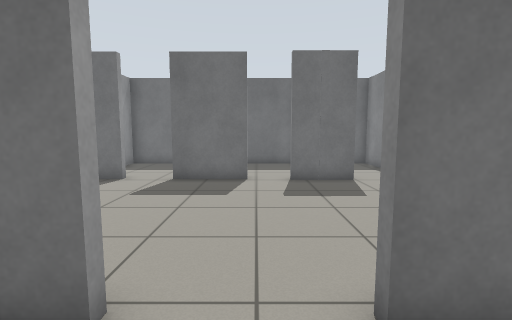
[1] (above)

16 first-person views from a walk through a robot-simulator world made for Gazebo. The camera is 0.98 m above the floor, tilts 6° down and sees 85° across. The floor is counted in squares, 0.5 m on a side. Each view is taken from the middle of a square. On the plan, view 1 faces up. The plan holds only what a view shows up to about 16 squares ahead; the rest is blank. The robots in the file are not drawn.

[2]
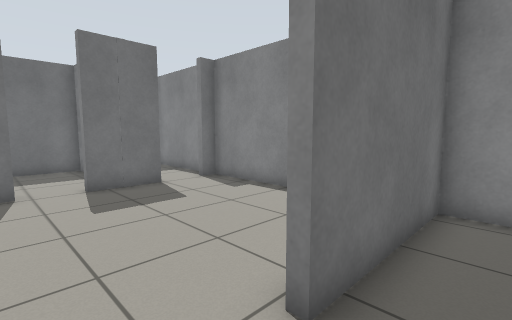

[3]
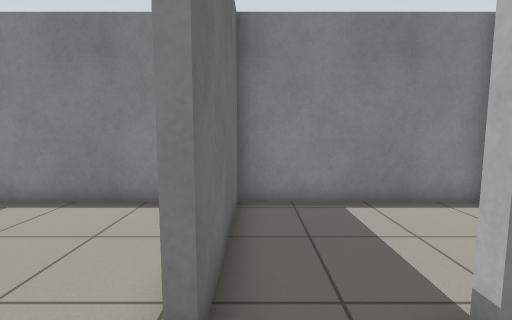

[4]
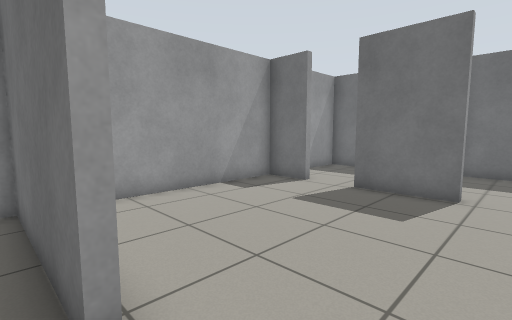

[5]
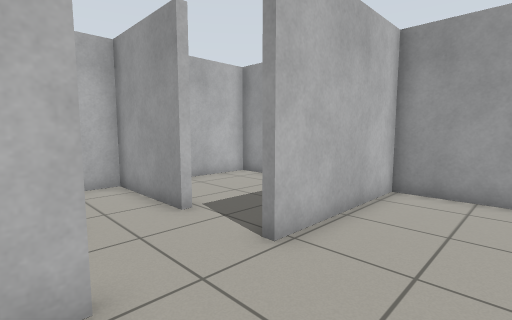

[6]
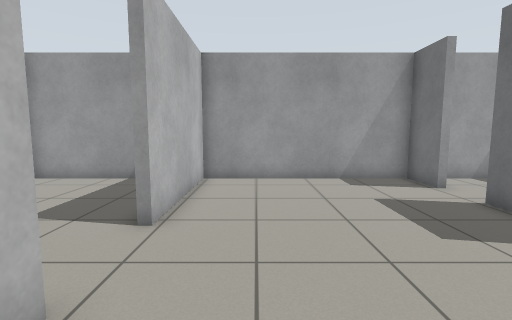

[7]
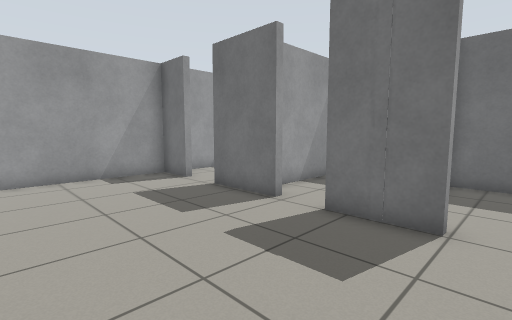

[8]
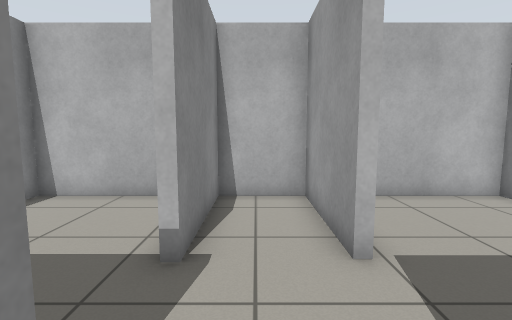

[9]
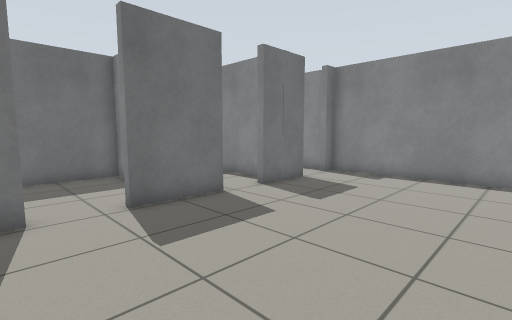

[10]
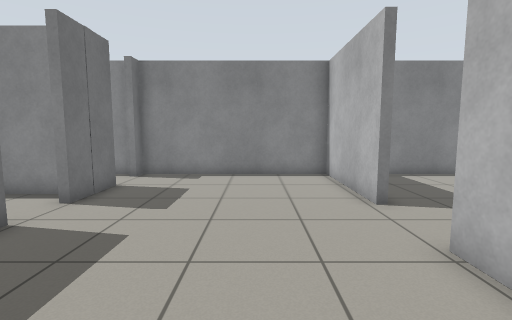

[11]
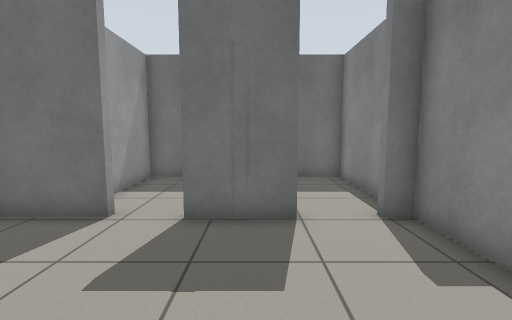

[12]
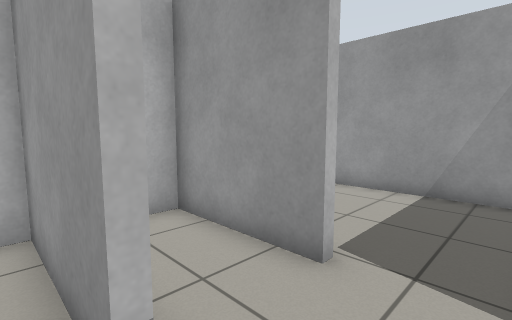

[13]
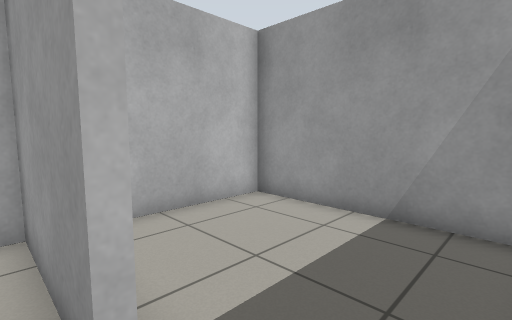

[14]
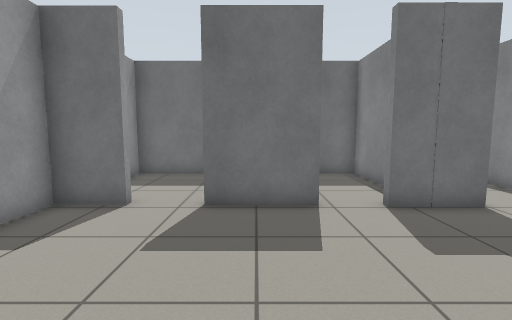

[15]
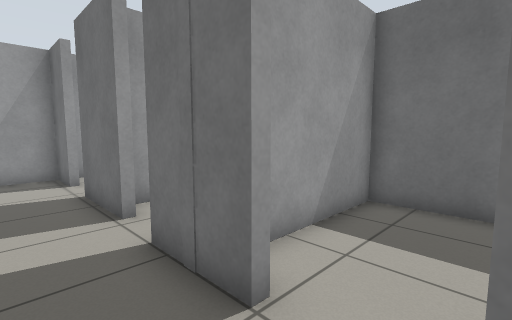

[16]
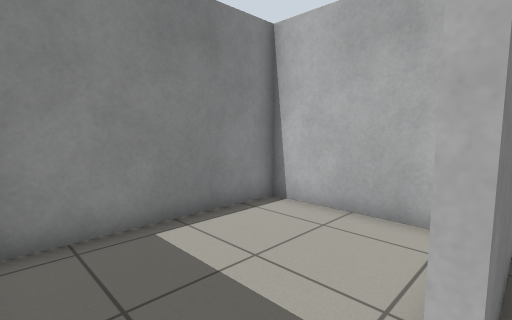

### Floor plan
Ten units are one square. View 1 is at (0, 0); x grows to the right and y downward. Boxes are objects, and circles mark ways between rooms. Rooms are numbered by the first view taken in them; rooms with no view inside come last. Other rooms are left out.
<svg viewBox="-78 -171 149 219">
<path fill="none" stroke="#000" d="M14 -1 14 43 66 43 66 -25 13 -25M-15 0 -15 43 13 43 13 -1M-2 -110 -34 -110M40 -110 14 -110M13 -25 13 -28 66 -28 66 -110 59 -110 59 -115M-54 -112 -73 -112 -73 -28 -15 -28M66 -116 66 -166 28 -166 28 -125M-19 0 -15 0M-15 -25 -73 -25 -73 43 -33 43M-54 -116 -54 -112M-17 -160 -17 -166 -73 -166 -73 -119M25 -120 25 -166 -15 -166 -15 -119"/>
<circle cx="0" cy="-30" r="3" fill="#2a7"/>
<circle cx="-20" cy="-10" r="3" fill="#2a7"/>
<circle cx="-45" cy="-110" r="3" fill="#2a7"/>
<circle cx="5" cy="-110" r="3" fill="#2a7"/>
<text x="30" y="10">1</text>
<text x="0" y="-80">2</text>
<text x="-50" y="10">3</text>
<text x="-50" y="-140">4</text>
<text x="0" y="-140">5</text>
</svg>
Room 1 opens to room 2. Room 1 opens to room 3. Room 2 opens to room 4. Room 2 opens to room 5.

Where each view was taken, in squares from view 1:
view 1: 0 up, 0 right, facing up
view 2: 1 up, 1 left, facing up-right
view 3: 2 up, 1 left, facing right
view 4: 2 up, 1 right, facing up-left
view 5: 6 up, 2 right, facing down-left
view 6: 5 up, 4 right, facing left
view 7: 5 up, 5 right, facing up-left
view 8: 4 up, 0 right, facing down
view 9: 4 up, 6 left, facing up-right
view 10: 6 up, 6 left, facing right
view 11: 5 up, 3 right, facing up
view 12: 2 up, 2 right, facing down-left
view 13: 2 up, 1 left, facing down-left
view 14: 4 up, 2 left, facing up
view 15: 9 up, 6 right, facing up-left
view 16: 2 up, 1 right, facing down-right
